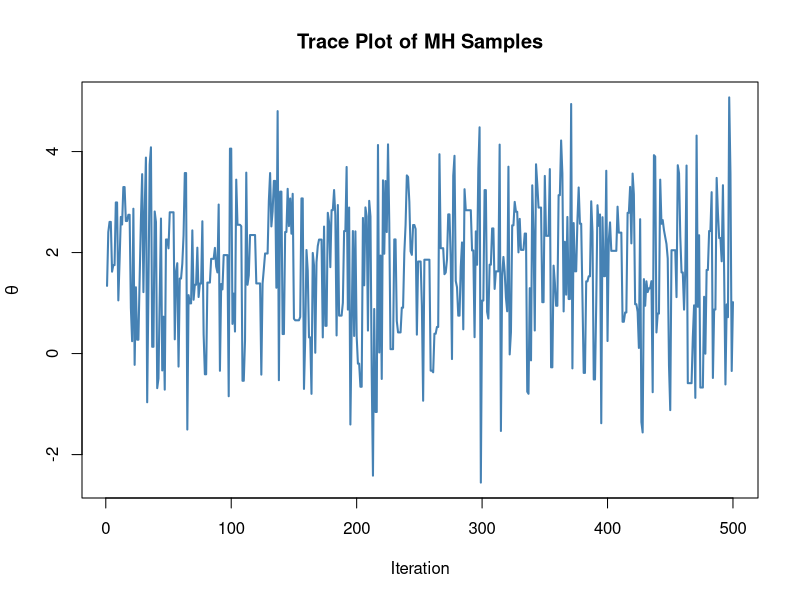
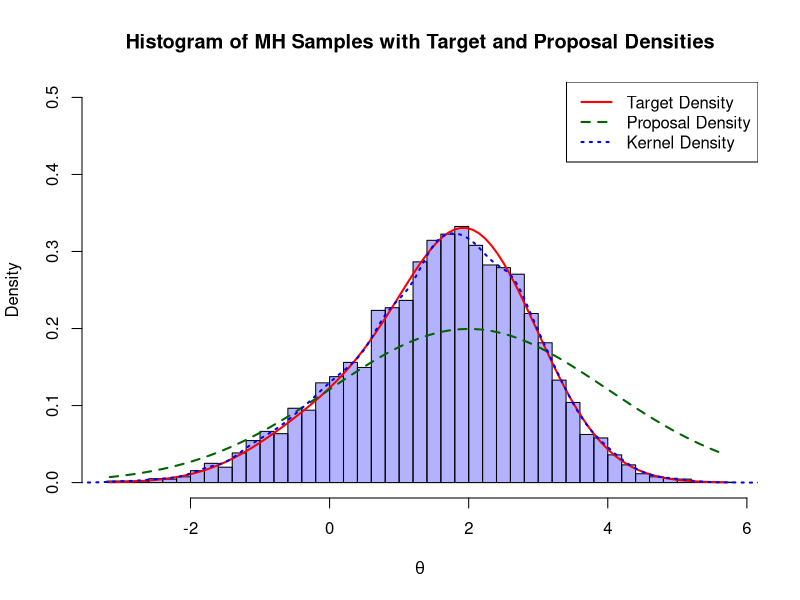

Generate these figures, in order, with R:
set.seed(123)

N <- 10000  # Number of samples

# Target density (unnormalized mixture)
target_density <- function(theta) {
  0.2 * exp(-0.5 * theta^2) + 0.8 * exp(-0.5 * (theta - 2)^2)
}

# Proposal density: Normal(2, 2^2)
proposal_density <- function(theta) {
  dnorm(theta, mean = 2, sd = 2)
}

# Proposal sampler
proposal_sample <- function() {
  rnorm(1, mean = 2, sd = 2)
}

samples <- numeric(N)
samples[1] <- 0  # initial value

accept_count <- 0

for (t in 2:N) {
  candidate <- proposal_sample()
  
  numerator <- target_density(candidate) * proposal_density(samples[t - 1])
  denominator <- target_density(samples[t - 1]) * proposal_density(candidate)
  alpha <- min(1, ifelse(denominator == 0, 1, numerator / denominator))
  
  if (runif(1) < alpha) {
    samples[t] <- candidate
    accept_count <- accept_count + 1
  } else {
    samples[t] <- samples[t - 1]
  }
}

acceptance_rate <- accept_count / (N - 1)
cat("Acceptance rate:", round(acceptance_rate, 4), "\n")

# Trace plot of last 500 samples
plot(samples[(N-499):N], type = "l", col = "steelblue", lwd = 2,
     main = "Trace Plot of MH Samples",
     xlab = "Iteration", ylab = expression(theta))

# Histogram with overlay of target and proposal densities
hist(samples, breaks = 50, probability = TRUE, col = rgb(0, 0, 1, 0.3),
     main = "Histogram of MH Samples with Target and Proposal Densities",
     xlab = expression(theta), ylim = c(0, 0.5))

# Approximate normalization constant for target density
norm_const <- integrate(target_density, lower = -Inf, upper = Inf)$value

curve(target_density(x) / norm_const, from = min(samples), to = max(samples),
      add = TRUE, col = "red", lwd = 2)

curve(proposal_density(x), from = min(samples), to = max(samples),
      add = TRUE, col = "darkgreen", lwd = 2, lty = 2)

lines(density(samples), col = "blue", lwd = 2, lty = 3)

legend("topright", legend = c("Target Density", "Proposal Density", "Kernel Density"),
       col = c("red", "darkgreen", "blue"), lwd = 2, lty = c(1, 2, 3))
